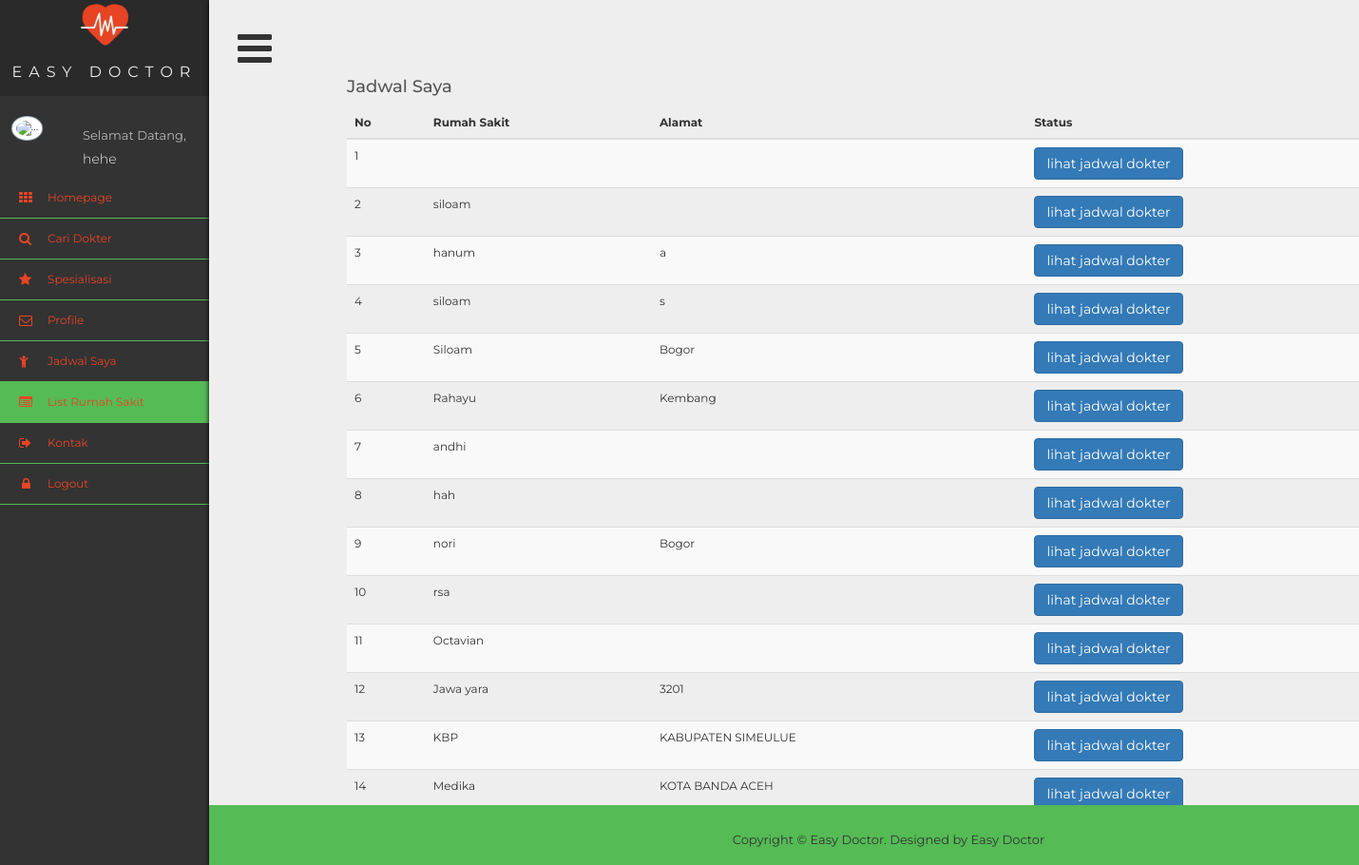
The app's page /listrs.php (signed in), older data.
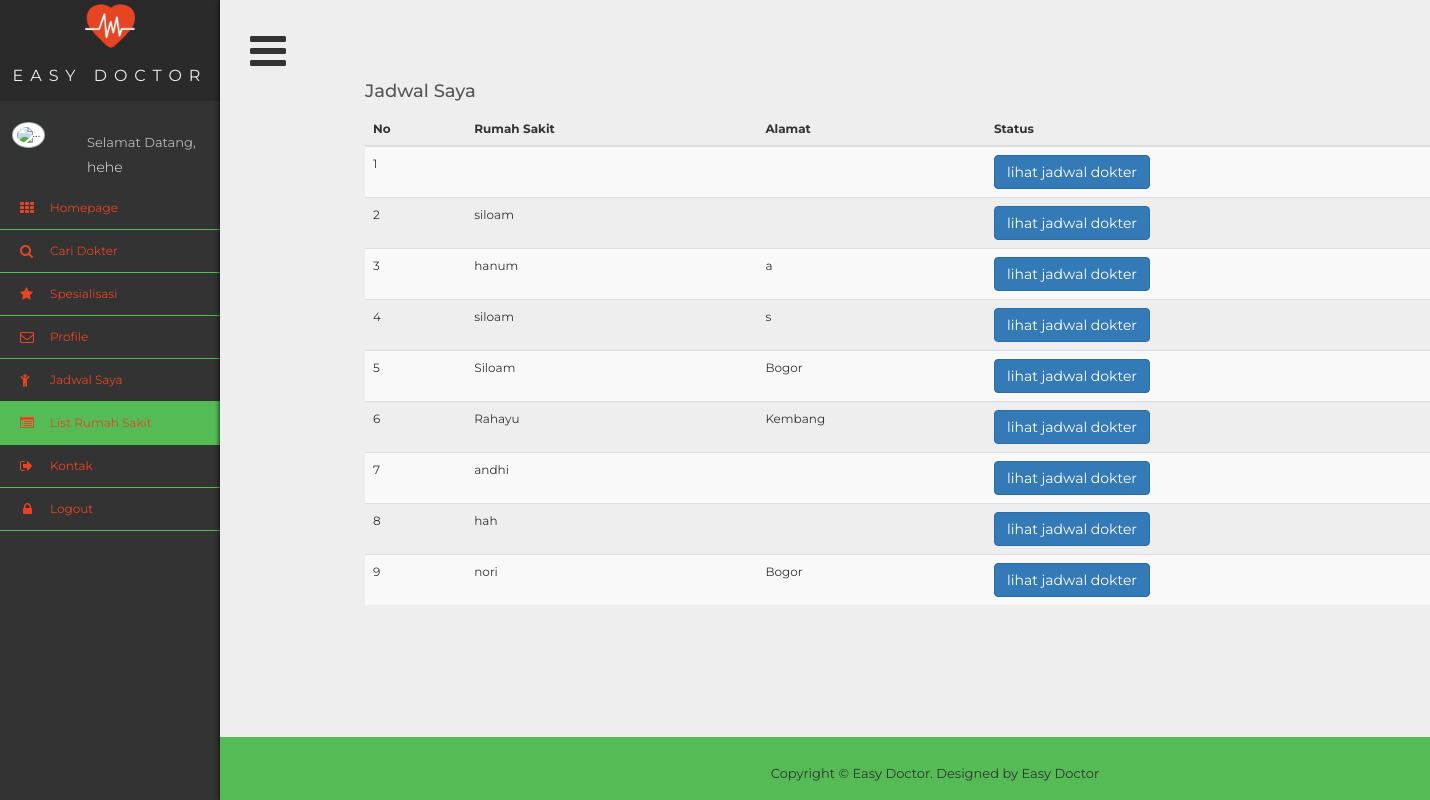
The same page, newer data.
### tables this page shows
CREATE TABLE `patient` (
  `id_patient` int(13) NOT NULL,
  `username` varchar(20) NOT NULL,
  `name` varchar(70) NOT NULL,
  `email` varchar(45) NOT NULL,
  `phone_number` text NOT NULL,
  `birth_date` date NOT NULL,
  `password` varchar(45) NOT NULL,
  `other_password` varchar(40) NOT NULL,
  `address` varchar(50) NOT NULL,
  `photo_patient` varchar(100) NOT NULL
);

CREATE TABLE `admin_rs` (
  `id_hospital` int(11) NOT NULL,
  `hospital_name` text NOT NULL,
  `email` varchar(45) NOT NULL,
  `phone_number` text NOT NULL,
  `street` varchar(24) NOT NULL,
  `city` text NOT NULL,
  `province` text NOT NULL,
  `username` varchar(20) NOT NULL,
  `password` varchar(45) NOT NULL,
  `photo_rs` varchar(100) NOT NULL
);

### listrs.php (the view, shortened to what this page needs)
<?php
  include 'connect.php';
  $query_rs = mysqli_query($connect, "SELECT * FROM admin_rs");
  if($_SESSION['id_patient']!="nouser"){
    $id_patient = $_SESSION['id_patient'];
      $query = mysqli_query($connect, "SELECT * FROM patient where id_patient = '$id_patient'");
      $result = mysqli_fetch_array($query);
  }
  ?>
<!DOCTYPE html>
<html >
<head>
<link rel="stylesheet" type="text/css"  href="css/bootstrap.css">
<link rel="stylesheet" type="text/css" href="fonts/font-awesome/css/font-awesome.css">
<link rel="stylesheet" type="text/css"  href="css/profile.css">
<link rel="stylesheet" href="css/style3.css">
<link rel="stylesheet" type="text/css"  href="css/animate.css">
<link rel="stylesheet" type="text/css"  href="css/animate.min.css">
<link rel="stylesheet" type="text/css" href="css/prettyPhoto.css">
</head>
</head>
<body>
  <div class='wrapper'>
  <div class='sidebar'>
    <div class='title'>
      <img src="ico/cardiogram.png" width="50" height="50" align="middle" ><br>
Easy Doctor
    </div>
    <?php if($_SESSION['id_patient']!="nouser"){ ?>
      <div class="profile clearfix">
                 <div class="profile_pic">
                   <img src="images/img.jpg" alt="..." class="img-circle profile_img">
                 </div>
                 <div class="profile_info">
                   <span>Selamat Datang,</span>
                   <h2	><?php echo $result['username']; ?></h2>
                 </div>
               </div>
    <?php } ?>
    <ul class='nav'>
      <li>
        <a href="index.php">Homepage</a>
      </li>
            <li>
        <a>Cari Dokter</a>
      </li>
      <li class="dropdown">
        <a a href="#" class="dropdown-toggle" data-toggle="dropdown">Spesialisasi</a>
      </li>
      <?php if($_SESSION['id_patient']!="nouser"){ ?>
        <li>
          <a href="patient/profile.php">Profile</a>
        </li>
        <li>
            <a href="patient/jadwalsaya.php">Jadwal Saya</a>
          </li>
      <?php } ?>
      <li style="list-style-type:'\f08b'">
        <a href = "listrs.php" class='active'>List Rumah Sakit</a>
      </li>
      <li>
        <a>Kontak</a>
      </li>
      <?php if($_SESSION['id_patient']!="nouser"){ ?>
        <li style="list-style-type:'\f08b'">
          <a href = "patient/signout.php">Logout</a>
        </li>
      <?php } ?>
    </ul>
  </div>
  <div class='content isOpen'>
    <a class='button'></a>
<div class="container">
	<div class="row">
        <div class="col-md-12">
        <h4>Jadwal Saya</h4>
        <div class="table-responsive">
              <table id="mytable" class="table table-bordred table-striped">
                   <thead>
                   <th>No</th>
                   <th>Rumah Sakit</th>
                    <th>Alamat</th>
					   <th>Status</th>
                   </thead>
    <tbody>
      <?php
      	$count = 1;
      	while($result_rs = mysqli_fetch_array($query_rs)){
          echo
      		'<tr>
      			<td>'.$count++.'</td>
      			<td>'.$result_rs['hospital_name'].'</td>
      			<td>'.$result_rs['city'].'</td>
      			<td><a href="see_doctor.php?id='.$result_rs['id_hospital'].'"><button type="button" class="btn btn-primary">lihat jadwal dokter</button></td>
      		   </tr>';
      	}
      ?>
    </tbody>
</table>
            </div>
        </div>
	</div>
</div>
	<div id="footer">
  <div class="container">
    <p>Copyright &copy; Easy Doctor. Designed by <a href="#" rel="nofollow">Easy Doctor</a></p>
  </div>
</div>
</div>
  </div>
</body>
</body>
</html>

### css/style3.css (style rules this page uses)
* { margin: 0; padding: 0; }
*, *:before, *:after { box-sizing: border-box; }
html, body { height: 100%; }
body { font: 12px/1 'Montserrat', sans-serif; color: #333; background: #333; overflow-x: hidden; }
.wrapper { display: flex; min-height: 100%; }
.sidebar { position: absolute; width: 220px; }
.content { flex: 1; padding: 30px; background: #eee; box-shadow: 0 0 5px black; transform: translate3d(0, 0, 0); transition: transform .3s; }
.content.isOpen { transform: translate3d(220px, 0, 0); }
.button { cursor: pointer; }
.button:before { content: '\f0c9'; font: 42px fontawesome; }
.title { font-size: 16px; line-height: 50px; text-align: center; text-transform: uppercase; letter-spacing: 7px; color: #eee; border-bottom: 1px solid #333; background: #2a2a2a; }
.nav li a { position: relative; display: block; padding: 15px 15px 15px 50px; font-size: 12px; color: #eee; border-bottom: 1px solid #5b5; }
.nav li a:before { font: 14px fontawesome; position: absolute; top: 14px; left: 20px; }
.nav li:nth-child(1) a:before { content: '\f00a'; }
.nav li:nth-child(2) a:before { content: '\f002'; }
.nav li:nth-child(3) a:before { content: '\f005'; }
.nav li:nth-child(4) a:before { content: '\f003'; }
.nav li:nth-child(5) a:before { content: '\f1ae'; }
.nav li:nth-child(6) a:before { content: '\f022'; }
.nav li:nth-child(7) a:before { content: '\f08b'; }
.nav li:nth-child(8) a:before { content: '\f023'; left: 23px; }
.nav li a.active { box-shadow: inset 5px 0 0 #5b5, inset 6px 0 0 #333; background: #5b5; }
h2 { font-size: 18px; font-weight: 400; color: #999; }
a { color: #333; }
.profile_pic { width: 35%; float: left }
.img-circle.profile_img { width: 70%; background: #fff; margin-left: 15%; z-index: 1000; position: inherit; margin-top: 20px; border: 1px solid rgba(52, 73, 94, 0.44); padding: 4px }
.profile_info { padding: 25px 10px 10px; width: 65%; float: left }
.profile_info span { font-size: 13px; line-height: 30px; color: #BAB8B8 }
.profile_info h2 { font-size: 14px; color: #ECF0F1; margin: 0; font-weight: 300 }
h2 { text-transform: none ; line-height: 20px; margin: 0; }
.nav li a.active { box-shadow: inset 0 0 0 #5b5, inset 0 0 0 #333!important; background: #5b5; }
.content { flex: 1; padding-right: 0px; padding-left : 0px; background: #eee; box-shadow: 0 0 5px black; transform: translate3d(0, 0, 0); transition: transform .3s; }
.button:before { content: '\f0c9'; font: 42px fontawesome; padding: 30px; padding-bottom: 30px; }

### listrs.php (style rules this page uses)
body { background: #fff; }

Row changes from the older to the newer data that the page shows:
removed admin_rs: hospital_name "rsa"
removed admin_rs: hospital_name "Octavian"
removed admin_rs: hospital_name "Jawa yara", city "3201"
removed admin_rs: hospital_name "KBP", city "KABUPATEN SIMEULUE"
removed admin_rs: hospital_name "Medika", city "KOTA BANDA ACEH"
